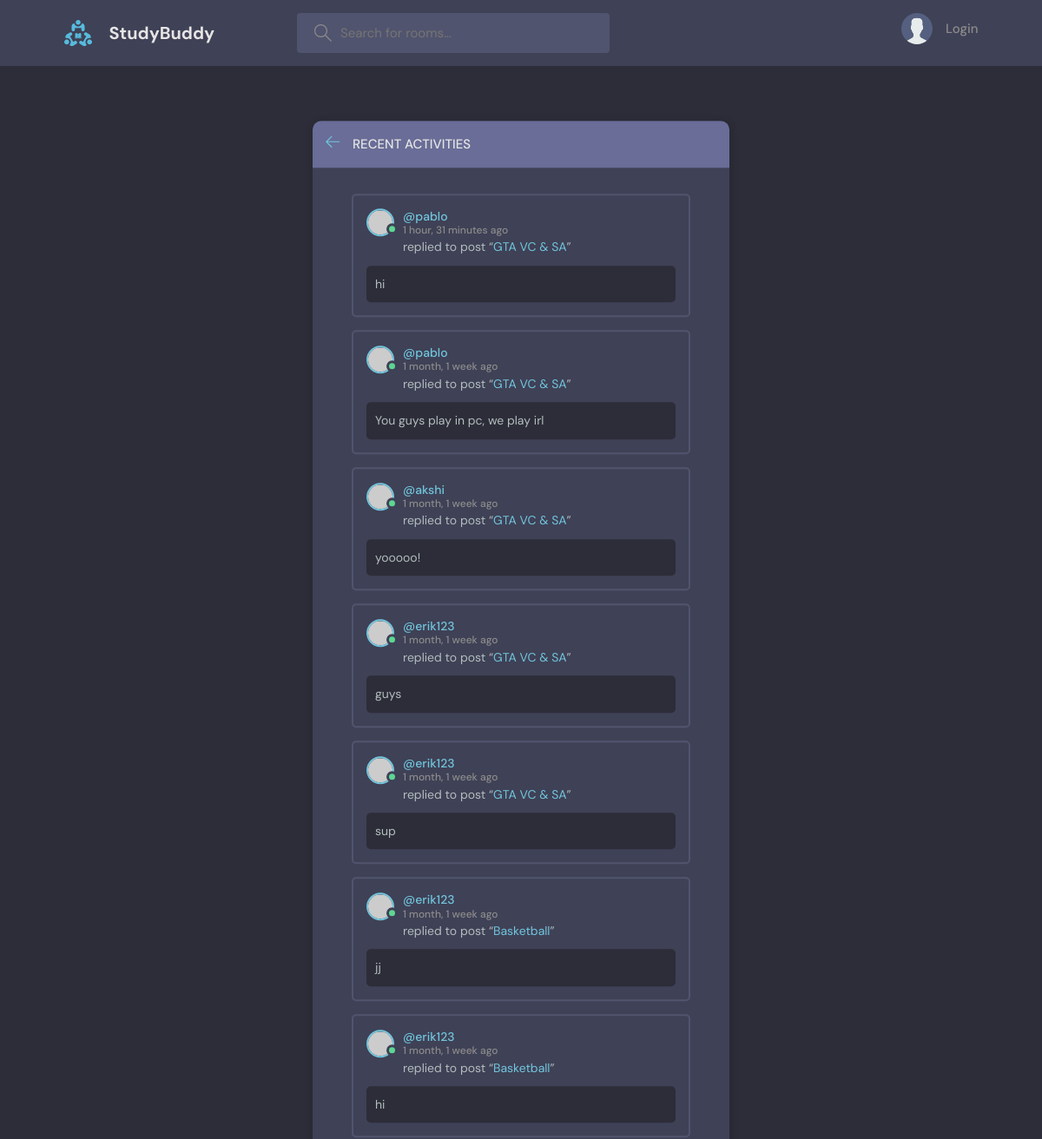
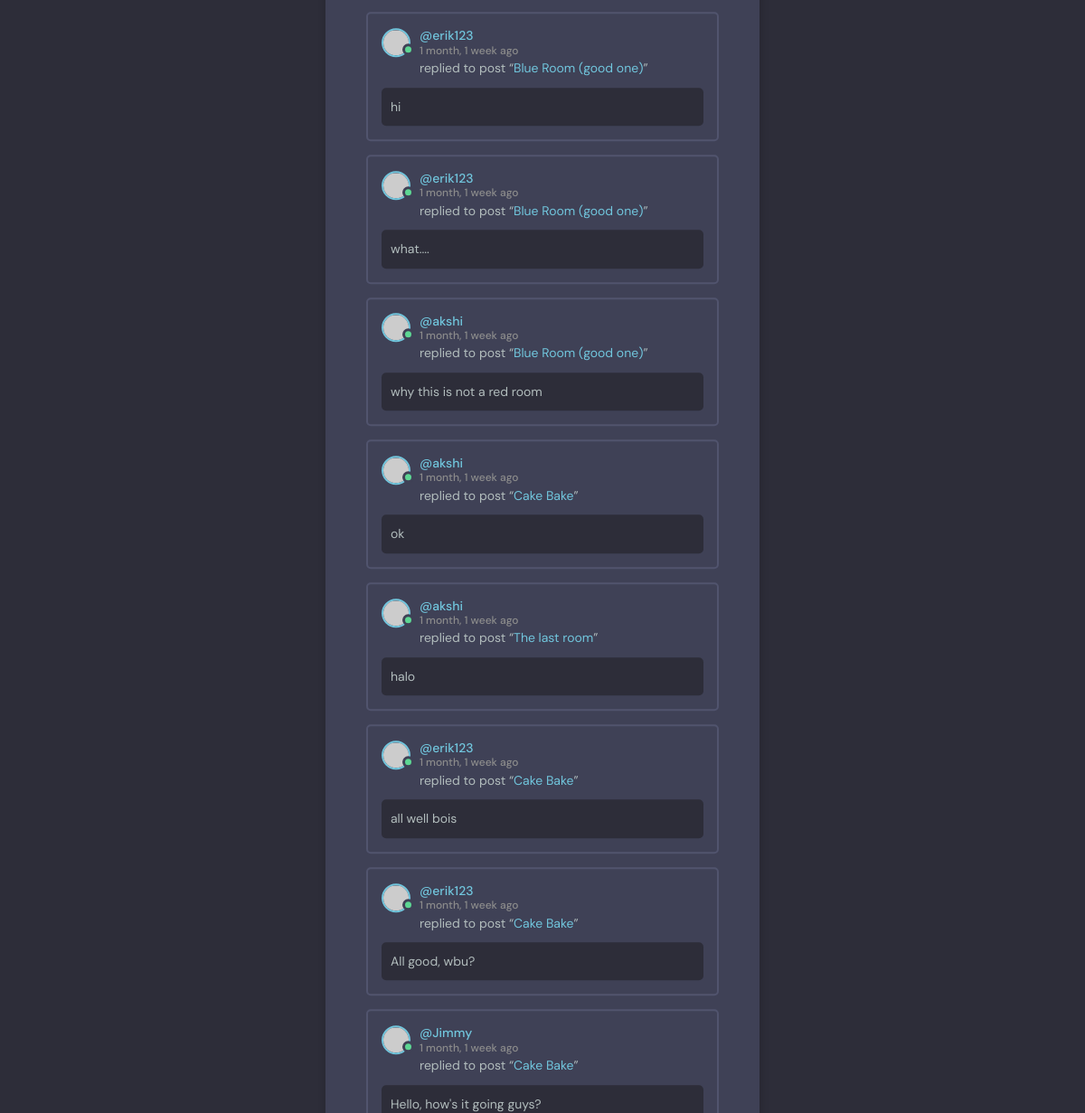
The page /activity/ on the database its author committed (2 pictures, top to bottom).
### base/models.py (models this page shows, shortened)
class Message(models.Model):
    user = models.ForeignKey(User, on_delete=models.CASCADE)
    room = models.ForeignKey(Room, on_delete=models.CASCADE)
    body = models.TextField()
    updated = models.DateTimeField(auto_now=True)
    created = models.DateTimeField(auto_now_add=True)
    class Meta():
        ordering = ['-updated', '-created']

class Room(models.Model):
    host = models.ForeignKey(User, on_delete=models.SET_NULL, null=True)
    topic = models.ForeignKey(Topic, on_delete=models.SET_NULL, null=True)
    name = models.CharField(max_length=20)
    description = models.TextField(null=True, blank=True)
    participants = models.ManyToManyField(User, related_name='participants', blank=True)
    updated = models.DateTimeField(auto_now=True)
    created = models.DateTimeField(auto_now_add=True)
    class Meta():
        ordering = ['-updated', '-created']
    def __str__(self):
        return self.name

### base/views.py (the view)
# urls.py: path('activity/', views.activity_page, name='activity-page')
def activity_page(request):
    room_messages = Message.objects.all()
    return render(request, 'base/activity.html', {'room_messages': room_messages})

### base/templates/base/activity.html (shortened to what this page needs)
{% extends 'main.html' %}
{% block content %}
    <main class="layout">
      <div class="container">
        <div class="layout__box">
          <div class="layout__boxHeader">
            <div class="layout__boxTitle">
              <a href="{% url 'rooms' %}">
                <svg version="1.1" xmlns="http://www.w3.org/2000/svg" width="32" height="32" viewBox="0 0 32 32">
                  <title>arrow-left</title>
                  <path
                    d="M13.723 2.286l-13.723 13.714 13.719 13.714 1.616-1.611-10.96-10.96h27.625v-2.286h-27.625l10.965-10.965-1.616-1.607z"
                  ></path>
                </svg>
              </a>
              <h3>Recent Activities</h3>
            </div>
          </div>
          <div class="activities-page layout__body">
            {% for message in room_messages %}
            <div class="activities__box">
              <div class="activities__boxHeader roomListRoom__header">
                <a href="{% url 'user-profile' message.user.id %}" class="roomListRoom__author">
                  <div class="avatar avatar--small active">
                    <img src="https://randomuser.me/api/portraits/men/13.jpg" />
                  </div>
                  <p>
                    @{{ message.user }}
                    <span>{{ message.created|timesince }} ago</span>
                  </p>
                </a>
              </div>
              <div class="activities__boxContent">
                <p>replied to post “<a href="{% url 'room' message.room.id %}">{{message.room}}</a>”</p>
                <div class="activities__boxRoomContent">
                    {{message.body}}
                </div>
              </div>
            </div>
            {% endfor %}
          </div>
        </div>
      </div>
    </main>
{% endblock %}

### static/styles/style.css (style rules this page uses)
:root { --color-main: #71c6dd; --color-main-light: #e1f6fb; --color-dark: #3f4156; --color-dark-medium: #51546e; --color-dark-light: #696d97; --color-light: #e5e5e5; --color-gray: #8b8b8b; --color-light-gray: #b2bdbd; --color-bg: #2d2d39; --color-success: #5dd693; --color-error: #fc4b0b; }
* { font-family: "DM Sans", -apple-system, BlinkMacSystemFont, "Segoe UI", Roboto, Oxygen, Ubuntu, Cantarell, "Open Sans", "Helvetica Neue", sans-serif; margin: 0; padding: 0; box-sizing: border-box; text-rendering: optimizeLegibility; font-size: inherit; }
html { font-size: 56.25%; }
@media only screen and (min-width: 1200px) { html { font-size: 62.5%; } }
body { line-height: 1.6; font-weight: 400; font-size: 1.5rem; color: var(--color-light-gray); background-color: var(--color-bg); min-height: 100vh; }
img { width: 100%; }
a { display: inline-block; color: var(--color-main); text-decoration: none; }
.container { max-width: 120rem; width: 90%; margin: auto; }
.avatar { position: relative; display: inline-block; border-radius: 50%; border: 2px solid var(--color-main); }
.avatar img { display: block; border-radius: 50%; object-fit: cover; object-position: center; }
.avatar::after { content: ""; display: block; position: absolute; background-color: var(--color-gray); z-index: 111; border-radius: 50%; border: 0.3rem solid var(--color-dark); }
.avatar.active::after { background-color: var(--color-success); }
.avatar.avatar--small img { width: 2.8rem; height: 2.8rem; }
.avatar.avatar--small:after { width: 0.7rem; height: 0.7rem; bottom: 0px; right: -6px; }
.layout { margin-top: 2.4rem; }
.layout > .container { display: flex; justify-content: space-between; align-items: flex-start; }
.layout__box { width: 90%; max-width: 48rem; min-height: 40rem; position: absolute; top: 50%; left: 50%; transform: translate(-50%, -46%); background-color: var(--color-dark); border-radius: 1rem; box-shadow: 1px 1px 6px 3px rgba(0, 0, 0, 0.1); overflow: hidden; }
.layout__boxHeader { display: flex; padding: 1.5rem; background-color: var(--color-dark-light); }
.layout__boxTitle { display: flex; gap: 1.5rem; align-items: center; }
.layout__boxTitle h3 { text-transform: uppercase; font-weight: 500; color: var(--color-light); }
.layout__boxTitle svg { width: 1.6rem; height: 1.6rem; fill: var(--color-main); }
.layout__body { margin: 3rem; }
.roomListRoom__header { display: flex; justify-content: space-between; align-items: center; }
.roomListRoom__author { font-weight: 500; display: flex; align-items: center; gap: 1rem; }
.activities__box { margin: 1.5rem; padding: 1.5rem; border: 2px solid var(--color-dark-medium); border-radius: 5px; }
.activities__boxHeader p { font-size: 1.4rem; line-height: 1.3; }
.activities__boxHeader p span { color: var(--color-gray); font-size: 1.2rem; display: block; }
.activities__boxContent { margin-left: 4.2rem; }
.activities__boxContent { font-size: 1.4rem; }
.activities__boxRoomContent { background: var(--color-bg); padding: 1rem; border-radius: 5px; margin-top: 1rem; margin-left: -4.2rem; }

### rows shown on the page
Message: user "pablo", created "1 hour, 31 minutes", room "GTA VC & SA", body "hi"
Message: user "pablo", created "1 month, 1 week", room "GTA VC & SA", body "You guys play in pc, we play irl"
Message: user "akshi", created "1 month, 1 week", room "GTA VC & SA", body "yooooo!"
Message: user "erik123", created "1 month, 1 week", room "GTA VC & SA", body "guys"
Message: user "erik123", created "1 month, 1 week", room "GTA VC & SA", body "sup"
Message: user "erik123", created "1 month, 1 week", room "Basketball", body "jj"
Message: user "erik123", created "1 month, 1 week", room "Basketball", body "hi"
Message: user "erik123", created "1 month, 1 week", room "Blue Room (good one)", body "hi"
Message: user "erik123", created "1 month, 1 week", room "Blue Room (good one)", body "what...."
Message: user "akshi", created "1 month, 1 week", room "Blue Room (good one)", body "why this is not a red room"
Message: user "akshi", created "1 month, 1 week", room "Cake Bake", body "ok"
Message: user "akshi", created "1 month, 1 week", room "The last room", body "halo"
Message: user "erik123", created "1 month, 1 week", room "Cake Bake", body "all well bois"
Message: user "erik123", created "1 month, 1 week", room "Cake Bake", body "All good, wbu?"
Message: user "Jimmy", created "1 month, 1 week", room "Cake Bake", body "Hello, how's it going guys?"
